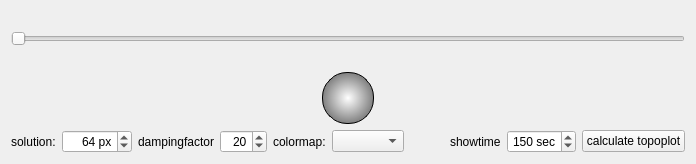
          <widget class="QWidget" name="tab_topo_plot">
           <attribute name="title">
            <string>Topoplot</string>
           </attribute>
           <layout class="QGridLayout" name="gridLayout_3" rowstretch="1,0,0,0,0">
            <item row="0" column="0" colspan="3">
             <layout class="QVBoxLayout" name="l_topoplot">
              <property name="spacing">
               <number>0</number>
              </property>
              <item>
               <widget class="QLabel" name="lb_topo_image">
                <property name="text">
                 <string/>
                </property>
                <property name="alignment">
                 <set>Qt::AlignCenter</set>
                </property>
               </widget>
              </item>
             </layout>
            </item>
            <item row="2" column="2">
             <widget class="QLabel" name="lb_topotime">
              <property name="sizePolicy">
               <sizepolicy hsizetype="Preferred" vsizetype="Preferred">
                <horstretch>0</horstretch>
                <verstretch>0</verstretch>
               </sizepolicy>
              </property>
              <property name="text">
               <string/>
              </property>
             </widget>
            </item>
            <item row="3" column="2">
             <spacer name="horizontalSpacer_2">
              <property name="orientation">
               <enum>Qt::Horizontal</enum>
              </property>
              <property name="sizeHint" stdset="0">
               <size>
                <width>40</width>
                <height>20</height>
               </size>
              </property>
             </spacer>
            </item>
            <item row="3" column="1">
             <widget class="QPushButton" name="btt_playtopo">
              <property name="enabled">
               <bool>false</bool>
              </property>
              <property name="styleSheet">
               <string notr="true">background-color: qradialgradient(spread:pad, cx:0.5, cy:0.5, radius:0.5, fx:0.5, fy:0.5, stop:0 white,  stop:1 grey);
border-style: solid;
border-width: 2px;
border-color: black;
border-radius: 25px;
border-style: solid;
border-width:1px;

max-width:50px;
max-height:50px;
min-width:50px;
min-height:50px;</string>
              </property>
              <property name="text">
               <string/>
              </property>
              <property name="icon">
               <iconset resource="Ressourcen.qrc">
                <normaloff>:/images/icons/play.png</normaloff>:/images/icons/play.png</iconset>
              </property>
              <property name="iconSize">
               <size>
                <width>48</width>
                <height>48</height>
               </size>
              </property>
             </widget>
            </item>
            <item row="3" column="0">
             <spacer name="horizontalSpacer">
              <property name="orientation">
               <enum>Qt::Horizontal</enum>
              </property>
              <property name="sizeHint" stdset="0">
               <size>
                <width>40</width>
                <height>20</height>
               </size>
              </property>
             </spacer>
            </item>
            <item row="1" column="0" colspan="3">
             <widget class="QSlider" name="sli_topoTime">
              <property name="orientation">
               <enum>Qt::Horizontal</enum>
              </property>
             </widget>
            </item>
            <item row="4" column="0" colspan="3">
             <layout class="QHBoxLayout" name="toposetting_l">
              <item>
               <widget class="QLabel" name="lb_toposolution">
                <property name="text">
                 <string>solution:</string>
                </property>
               </widget>
              </item>
              <item>
               <widget class="QSpinBox" name="sb_toposolution">
                <property name="alignment">
                 <set>Qt::AlignRight|Qt::AlignTrailing|Qt::AlignVCenter</set>
                </property>
                <property name="suffix">
                 <string> px</string>
                </property>
                <property name="prefix">
                 <string/>
                </property>
                <property name="minimum">
                 <number>32</number>
                </property>
                <property name="maximum">
                 <number>1024</number>
                </property>
                <property name="value">
                 <number>64</number>
                </property>
                <property name="displayIntegerBase">
                 <number>10</number>
                </property>
               </widget>
              </item>
              <item>
               <widget class="QLabel" name="l_topodamping">
                <property name="text">
                 <string>dampingfactor</string>
                </property>
               </widget>
              </item>
              <item>
               <widget class="QSpinBox" name="sb_topodamping">
                <property name="alignment">
                 <set>Qt::AlignRight|Qt::AlignTrailing|Qt::AlignVCenter</set>
                </property>
                <property name="minimum">
                 <number>1</number>
                </property>
                <property name="maximum">
                 <number>100</number>
                </property>
                <property name="value">
                 <number>20</number>
                </property>
               </widget>
              </item>
              <item>
               <widget class="QLabel" name="l_topocolormap">
                <property name="text">
                 <string>colormap:</string>
                </property>
               </widget>
              </item>
              <item>
               <widget class="QComboBox" name="cb_topocolormap">
                <property name="currentIndex">
                 <number>-1</number>
                </property>
               </widget>
              </item>
              <item>
               <spacer name="horizontalSpacer_5">
                <property name="orientation">
                 <enum>Qt::Horizontal</enum>
                </property>
                <property name="sizeHint" stdset="0">
                 <size>
                  <width>40</width>
                  <height>20</height>
                 </size>
                </property>
               </spacer>
              </item>
              <item>
               <widget class="QLabel" name="l_toposhowtime">
                <property name="text">
                 <string>showtime</string>
                </property>
               </widget>
              </item>
              <item>
               <widget class="QSpinBox" name="sb_toposhowtime">
                <property name="alignment">
                 <set>Qt::AlignRight|Qt::AlignTrailing|Qt::AlignVCenter</set>
                </property>
                <property name="suffix">
                 <string> sec</string>
                </property>
                <property name="minimum">
                 <number>21</number>
                </property>
                <property name="maximum">
                 <number>600</number>
                </property>
                <property name="value">
                 <number>150</number>
                </property>
               </widget>
              </item>
              <item>
               <widget class="QPushButton" name="btt_calc_topoplot">
                <property name="text">
                 <string>calculate topoplot</string>
                </property>
               </widget>
              </item>
             </layout>
            </item>
           </layout>
          </widget>
